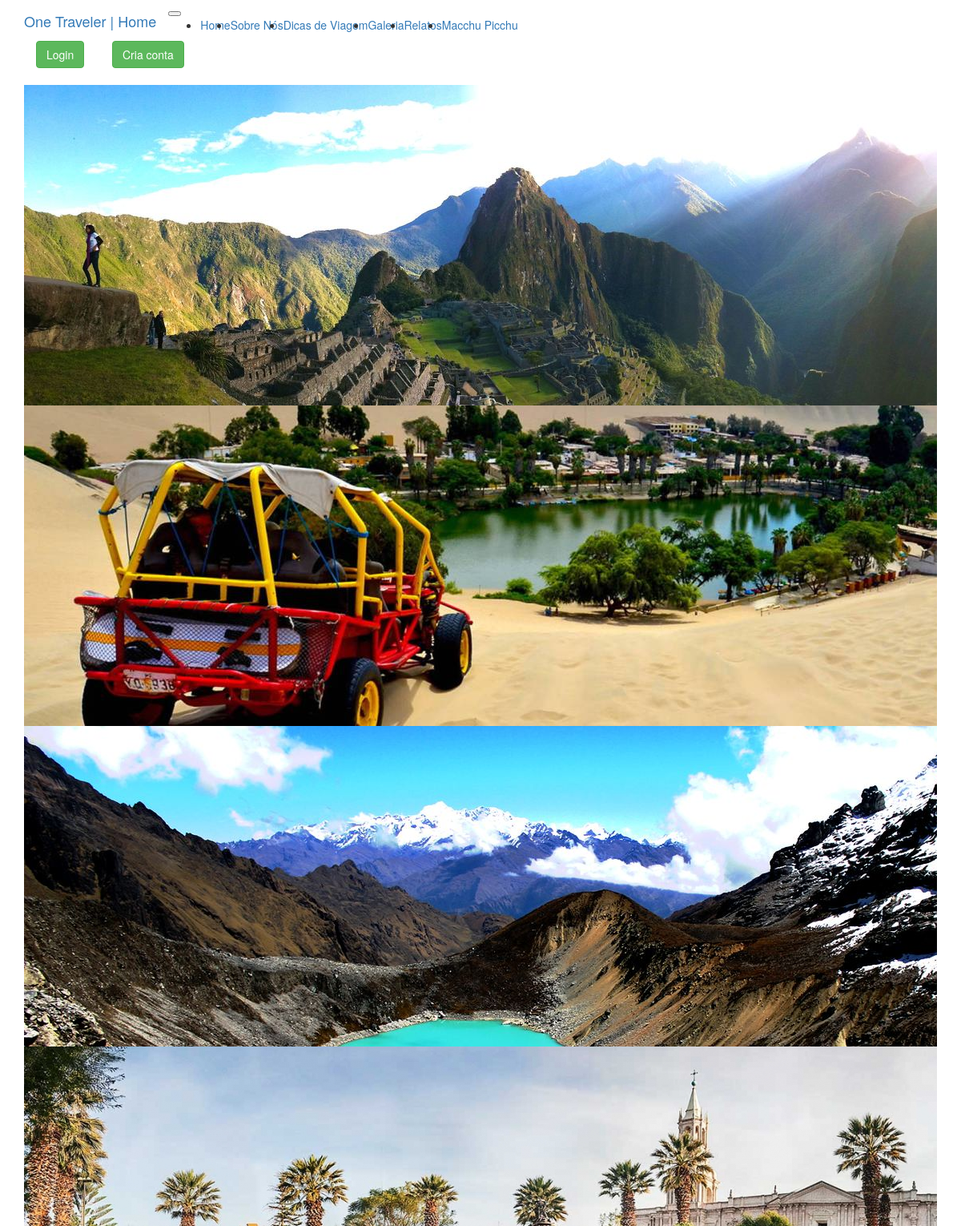
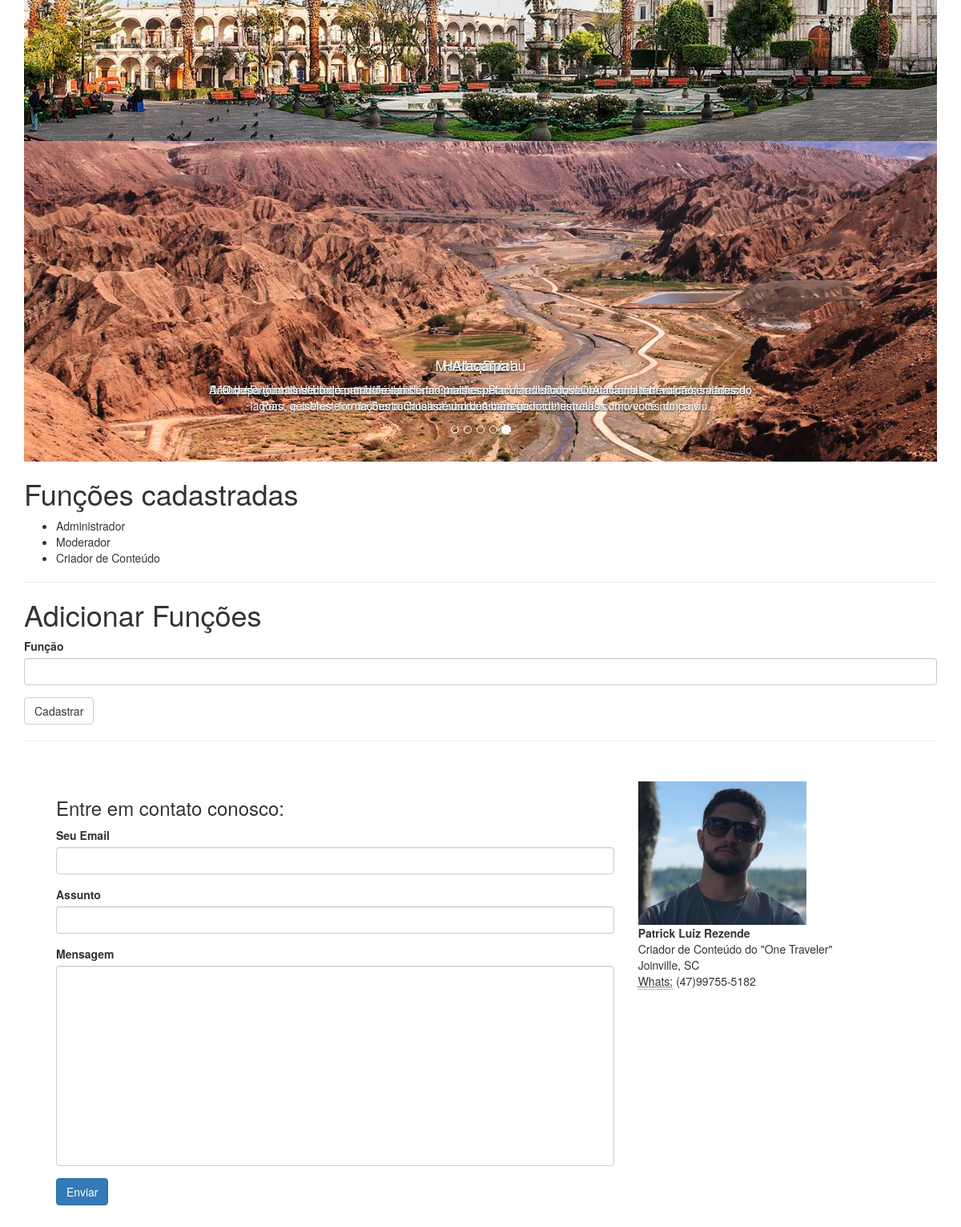
Page /role/add on the committed database (2 pictures, top to bottom).
### app/models.py (models this page shows, shortened)
class Role(db.Model):
    __tablename__ = 'roles'
    id = db.Column(db.Integer, primary_key=True)
    name = db.Column(db.String(64), unique=True)
    users = db.relationship('User', backref='role')

### app/main/views.py (the view, shortened to what this page needs)
@main.route('/role/add', methods=['GET', 'POST'])
def add_role():
    form = RoleForm()
    roles = Role.query.all()
    return render_template('add_role.html', form=form, roles=roles)

### app/main/forms.py (shortened to what this page needs)
class RoleForm(FlaskForm):
    name = StringField('Função', validators=[
        DataRequired()
    ])
    submit = SubmitField('Cadastrar')

### app/templates/add_role.html
{% extends "base.html" %}
{% import "bootstrap/wtf.html" as wtf %}
{% block page_content %}
    <h1>Funções cadastradas</h1>
    <ul>
    {% for role in roles %}
            <li>{{ role.name }} </li>
    {% endfor %}
    </ul>
    <hr>
    <h1>Adicionar Funções</h1>
    {{ wtf.quick_form(form) }}
{% endblock %}

### rows in the picture
Role: name "Administrador"
Role: name "Moderador"
Role: name "Criador de Conteúdo"
